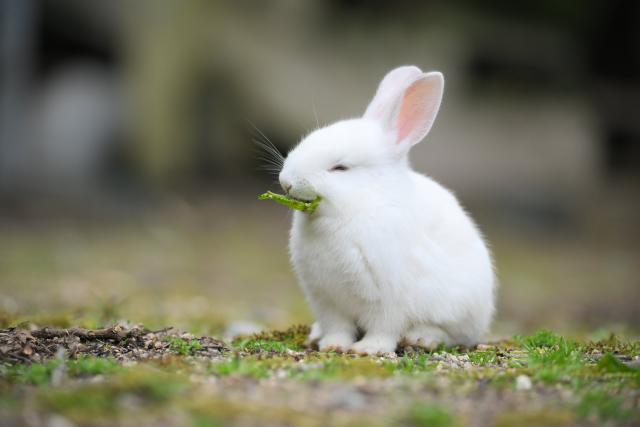
#> input picture SensorReaderSystem/網頁設計/day01/imgs/01.jpg, 640 x 427 px, given in place of the camera
$ python SetColor.py
#> lines starting #> are read from the running program, lines starting #| are printed output that depends on the picture; after the words box and inside, x2 and y2 are one past the last pixel; in counts of white or black regions, pixels touching at a corner belong together
import cv2
import numpy as np

# 定義空回傳
def nothing(x):
    pass

# 創建黑色畫布
cv2.namedWindow('Color Filter')

# 新增滑動模塊
cv2.createTrackbar('Hue Min', 'Color Filter', 0, 179, nothing)
#> slider 'Hue Min' is set to 35
cv2.createTrackbar('Hue Max', 'Color Filter', 179, 179, nothing)
cv2.createTrackbar('Saturation Min', 'Color Filter', 0, 255, nothing)
#> slider 'Saturation Min' is set to 51
cv2.createTrackbar('Saturation Max', 'Color Filter', 255, 255, nothing)
cv2.createTrackbar('Value Min', 'Color Filter', 0, 255, nothing)
#> slider 'Value Min' is set to 51
cv2.createTrackbar('Value Max', 'Color Filter', 255, 255, nothing)

# 選擇第二隻攝影機
cap = cv2.VideoCapture(0)

while True:
    # 從攝影機擷取一張影像
    ret, frame = cap.read()
#> frame is the input picture: shape (427, 640, 3); mean B, G, R 99.4, 118.3, 119.2
    resize = cv2.resize(frame, (480, 360))
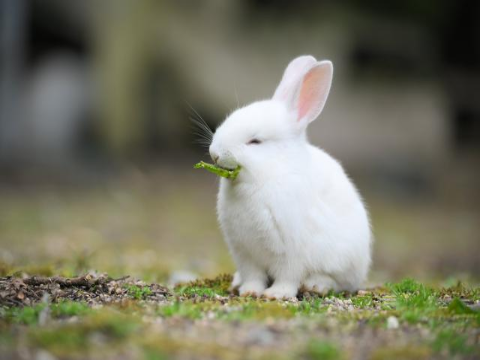
#> resize: shape (360, 480, 3); mean B, G, R 99.3, 118.2, 119.1

    # 取值
    hue_min = cv2.getTrackbarPos('Hue Min', 'Color Filter')
    hue_max = cv2.getTrackbarPos('Hue Max', 'Color Filter')
    sat_min = cv2.getTrackbarPos('Saturation Min', 'Color Filter')
    sat_max = cv2.getTrackbarPos('Saturation Max', 'Color Filter')
    val_min = cv2.getTrackbarPos('Value Min', 'Color Filter')
    val_max = cv2.getTrackbarPos('Value Max', 'Color Filter')

    # BGR to HSV
    hsv = cv2.cvtColor(resize, cv2.COLOR_BGR2HSV)
#> hsv: shape (360, 480, 3); mean H, S, V 40.3, 53.2, 121.9

    # 定義顏色區間
    lower_bound = np.array([hue_min, sat_min, val_min])
    upper_bound = np.array([hue_max, sat_max, val_max])

    # 過濾
    mask = cv2.inRange(hsv, lower_bound, upper_bound)
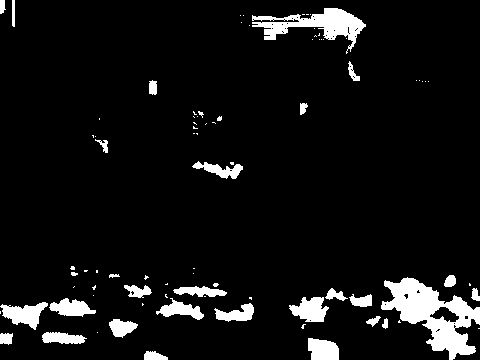
#> mask: shape (360, 480); 7.1% white; 85 white regions (55 under 20 px), largest, box (x1, y1, x2, y2) and area: (381, 277, 480, 360) 3566, (252, 8, 366, 54) 1919, (0, 302, 48, 330) 695
    result = cv2.bitwise_and(resize, resize, mask=mask)
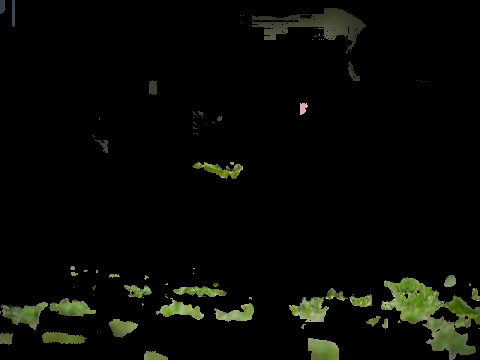
#> result: shape (360, 480, 3); mean B, G, R 4.6, 8.4, 7.3

    # show
    cv2.imshow('Color Filter', result)
    cv2.imshow('frame', frame)

    if cv2.waitKey(1) & 0xFF == ord('q'):
#> (key q is pressed here)
        break
cv2.destroyAllWindows()
